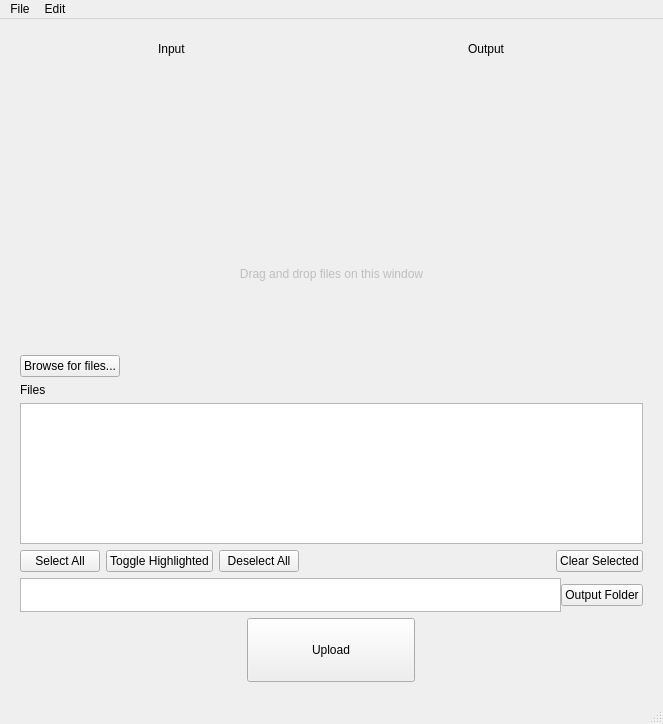
<?xml version="1.0" encoding="UTF-8"?>
<ui version="4.0">
 <class>MainWindow</class>
 <widget class="QMainWindow" name="MainWindow">
  <property name="geometry">
   <rect>
    <x>0</x>
    <y>0</y>
    <width>663</width>
    <height>724</height>
   </rect>
  </property>
  <property name="acceptDrops">
   <bool>true</bool>
  </property>
  <property name="windowTitle">
   <string>MainWindow</string>
  </property>
  <widget class="QWidget" name="centralwidget">
   <property name="acceptDrops">
    <bool>true</bool>
   </property>
   <property name="accessibleName">
    <string>Central Widget</string>
   </property>
   <property name="layoutDirection">
    <enum>Qt::LeftToRight</enum>
   </property>
   <layout class="QVBoxLayout" name="verticalLayout_3">
    <property name="leftMargin">
     <number>20</number>
    </property>
    <property name="topMargin">
     <number>20</number>
    </property>
    <property name="rightMargin">
     <number>20</number>
    </property>
    <property name="bottomMargin">
     <number>20</number>
    </property>
    <item>
     <layout class="QVBoxLayout" name="DisplayArea">
      <item>
       <layout class="QHBoxLayout" name="horizontalLayout_4">
        <item>
         <spacer name="horizontalSpacer_3">
          <property name="orientation">
           <enum>Qt::Horizontal</enum>
          </property>
          <property name="sizeHint" stdset="0">
           <size>
            <width>40</width>
            <height>20</height>
           </size>
          </property>
         </spacer>
        </item>
        <item>
         <widget class="QLabel" name="label_input">
          <property name="text">
           <string>Input</string>
          </property>
         </widget>
        </item>
        <item>
         <spacer name="horizontalSpacer_2">
          <property name="orientation">
           <enum>Qt::Horizontal</enum>
          </property>
          <property name="sizeHint" stdset="0">
           <size>
            <width>40</width>
            <height>20</height>
           </size>
          </property>
         </spacer>
        </item>
        <item>
         <spacer name="horizontalSpacer_5">
          <property name="orientation">
           <enum>Qt::Horizontal</enum>
          </property>
          <property name="sizeHint" stdset="0">
           <size>
            <width>40</width>
            <height>20</height>
           </size>
          </property>
         </spacer>
        </item>
        <item>
         <widget class="QLabel" name="label_output">
          <property name="text">
           <string>Output</string>
          </property>
         </widget>
        </item>
        <item>
         <spacer name="horizontalSpacer_4">
          <property name="orientation">
           <enum>Qt::Horizontal</enum>
          </property>
          <property name="sizeHint" stdset="0">
           <size>
            <width>30</width>
            <height>20</height>
           </size>
          </property>
         </spacer>
        </item>
       </layout>
      </item>
      <item>
       <layout class="QHBoxLayout" name="horizontalLayout_3">
        <item>
         <spacer name="horizontalSpacer_7">
          <property name="orientation">
           <enum>Qt::Horizontal</enum>
          </property>
          <property name="sizeType">
           <enum>QSizePolicy::Preferred</enum>
          </property>
          <property name="sizeHint" stdset="0">
           <size>
            <width>40</width>
            <height>20</height>
           </size>
          </property>
         </spacer>
        </item>
        <item>
         <widget class="QLabel" name="label_inputImage">
          <property name="sizePolicy">
           <sizepolicy hsizetype="Expanding" vsizetype="Expanding">
            <horstretch>0</horstretch>
            <verstretch>0</verstretch>
           </sizepolicy>
          </property>
          <property name="minimumSize">
           <size>
            <width>128</width>
            <height>128</height>
           </size>
          </property>
          <property name="maximumSize">
           <size>
            <width>1024</width>
            <height>1024</height>
           </size>
          </property>
          <property name="baseSize">
           <size>
            <width>200</width>
            <height>200</height>
           </size>
          </property>
          <property name="frameShape">
           <enum>QFrame::NoFrame</enum>
          </property>
          <property name="frameShadow">
           <enum>QFrame::Plain</enum>
          </property>
          <property name="text">
           <string/>
          </property>
          <property name="alignment">
           <set>Qt::AlignCenter</set>
          </property>
          <property name="textInteractionFlags">
           <set>Qt::NoTextInteraction</set>
          </property>
         </widget>
        </item>
        <item>
         <spacer name="horizontalSpacer_6">
          <property name="orientation">
           <enum>Qt::Horizontal</enum>
          </property>
          <property name="sizeType">
           <enum>QSizePolicy::Preferred</enum>
          </property>
          <property name="sizeHint" stdset="0">
           <size>
            <width>10</width>
            <height>20</height>
           </size>
          </property>
         </spacer>
        </item>
        <item>
         <widget class="QLabel" name="label_outputImage">
          <property name="sizePolicy">
           <sizepolicy hsizetype="Expanding" vsizetype="Expanding">
            <horstretch>0</horstretch>
            <verstretch>0</verstretch>
           </sizepolicy>
          </property>
          <property name="minimumSize">
           <size>
            <width>128</width>
            <height>128</height>
           </size>
          </property>
          <property name="maximumSize">
           <size>
            <width>1024</width>
            <height>1024</height>
           </size>
          </property>
          <property name="baseSize">
           <size>
            <width>200</width>
            <height>200</height>
           </size>
          </property>
          <property name="frameShape">
           <enum>QFrame::NoFrame</enum>
          </property>
          <property name="text">
           <string/>
          </property>
          <property name="alignment">
           <set>Qt::AlignCenter</set>
          </property>
          <property name="textInteractionFlags">
           <set>Qt::NoTextInteraction</set>
          </property>
         </widget>
        </item>
        <item>
         <spacer name="horizontalSpacer_8">
          <property name="orientation">
           <enum>Qt::Horizontal</enum>
          </property>
          <property name="sizeType">
           <enum>QSizePolicy::Preferred</enum>
          </property>
          <property name="sizeHint" stdset="0">
           <size>
            <width>40</width>
            <height>20</height>
           </size>
          </property>
         </spacer>
        </item>
       </layout>
      </item>
     </layout>
    </item>
    <item>
     <layout class="QVBoxLayout" name="InputArea">
      <item>
       <widget class="QPushButton" name="dragArea">
        <property name="enabled">
         <bool>false</bool>
        </property>
        <property name="minimumSize">
         <size>
          <width>0</width>
          <height>150</height>
         </size>
        </property>
        <property name="acceptDrops">
         <bool>true</bool>
        </property>
        <property name="accessibleName">
         <string>Drag Area</string>
        </property>
        <property name="text">
         <string>Drag and drop files on this window</string>
        </property>
        <property name="flat">
         <bool>true</bool>
        </property>
       </widget>
      </item>
      <item>
       <widget class="QPushButton" name="button_inputFiles">
        <property name="sizePolicy">
         <sizepolicy hsizetype="Maximum" vsizetype="Fixed">
          <horstretch>0</horstretch>
          <verstretch>0</verstretch>
         </sizepolicy>
        </property>
        <property name="text">
         <string>Browse for files...</string>
        </property>
       </widget>
      </item>
      <item>
       <widget class="QLabel" name="label">
        <property name="text">
         <string>Files</string>
        </property>
       </widget>
      </item>
      <item>
       <widget class="QListWidget" name="list_filenames">
        <property name="sizePolicy">
         <sizepolicy hsizetype="Preferred" vsizetype="Preferred">
          <horstretch>0</horstretch>
          <verstretch>0</verstretch>
         </sizepolicy>
        </property>
        <property name="maximumSize">
         <size>
          <width>16777215</width>
          <height>300</height>
         </size>
        </property>
        <property name="acceptDrops">
         <bool>true</bool>
        </property>
        <property name="dragDropMode">
         <enum>QAbstractItemView::DragDrop</enum>
        </property>
        <property name="defaultDropAction">
         <enum>Qt::IgnoreAction</enum>
        </property>
        <property name="selectionMode">
         <enum>QAbstractItemView::ExtendedSelection</enum>
        </property>
       </widget>
      </item>
      <item>
       <layout class="QHBoxLayout" name="horizontalLayout_2">
        <item>
         <widget class="QPushButton" name="button_selectAll">
          <property name="text">
           <string>Select All</string>
          </property>
         </widget>
        </item>
        <item>
         <widget class="QPushButton" name="button_toggleHighlighted">
          <property name="text">
           <string>Toggle Highlighted</string>
          </property>
         </widget>
        </item>
        <item>
         <widget class="QPushButton" name="button_deselectAll">
          <property name="text">
           <string>Deselect All</string>
          </property>
         </widget>
        </item>
        <item>
         <spacer name="horizontalSpacer">
          <property name="orientation">
           <enum>Qt::Horizontal</enum>
          </property>
          <property name="sizeHint" stdset="0">
           <size>
            <width>40</width>
            <height>20</height>
           </size>
          </property>
         </spacer>
        </item>
        <item>
         <widget class="QPushButton" name="button_clearSelected">
          <property name="text">
           <string>Clear Selected</string>
          </property>
         </widget>
        </item>
       </layout>
      </item>
     </layout>
    </item>
    <item>
     <layout class="QVBoxLayout" name="OutputArea">
      <item>
       <layout class="QVBoxLayout" name="verticalLayout">
        <property name="rightMargin">
         <number>0</number>
        </property>
        <property name="bottomMargin">
         <number>0</number>
        </property>
        <item>
         <layout class="QHBoxLayout" name="horizontalLayout">
          <property name="spacing">
           <number>0</number>
          </property>
          <item>
           <widget class="QPlainTextEdit" name="text_outputFolder">
            <property name="sizePolicy">
             <sizepolicy hsizetype="Expanding" vsizetype="Fixed">
              <horstretch>0</horstretch>
              <verstretch>0</verstretch>
             </sizepolicy>
            </property>
            <property name="maximumSize">
             <size>
              <width>16777215</width>
              <height>34</height>
             </size>
            </property>
            <property name="verticalScrollBarPolicy">
             <enum>Qt::ScrollBarAlwaysOff</enum>
            </property>
            <property name="readOnly">
             <bool>false</bool>
            </property>
           </widget>
          </item>
          <item>
           <widget class="QPushButton" name="button_outputFolder">
            <property name="text">
             <string>Output Folder</string>
            </property>
           </widget>
          </item>
         </layout>
        </item>
        <item alignment="Qt::AlignHCenter">
         <widget class="QPushButton" name="button_go">
          <property name="enabled">
           <bool>true</bool>
          </property>
          <property name="sizePolicy">
           <sizepolicy hsizetype="Preferred" vsizetype="Preferred">
            <horstretch>0</horstretch>
            <verstretch>0</verstretch>
           </sizepolicy>
          </property>
          <property name="minimumSize">
           <size>
            <width>168</width>
            <height>64</height>
           </size>
          </property>
          <property name="styleSheet">
           <string notr="true"/>
          </property>
          <property name="text">
           <string>Upload</string>
          </property>
          <property name="checkable">
           <bool>false</bool>
          </property>
         </widget>
        </item>
       </layout>
      </item>
     </layout>
    </item>
   </layout>
  </widget>
  <widget class="QMenuBar" name="menubar">
   <property name="geometry">
    <rect>
     <x>0</x>
     <y>0</y>
     <width>663</width>
     <height>21</height>
    </rect>
   </property>
   <widget class="QMenu" name="menuasdfas_df">
    <property name="title">
     <string>File</string>
    </property>
   </widget>
   <widget class="QMenu" name="menuEdit">
    <property name="title">
     <string>Edit</string>
    </property>
   </widget>
   <addaction name="menuasdfas_df"/>
   <addaction name="menuEdit"/>
  </widget>
  <widget class="QStatusBar" name="statusbar"/>
 </widget>
 <resources/>
 <connections/>
</ui>
